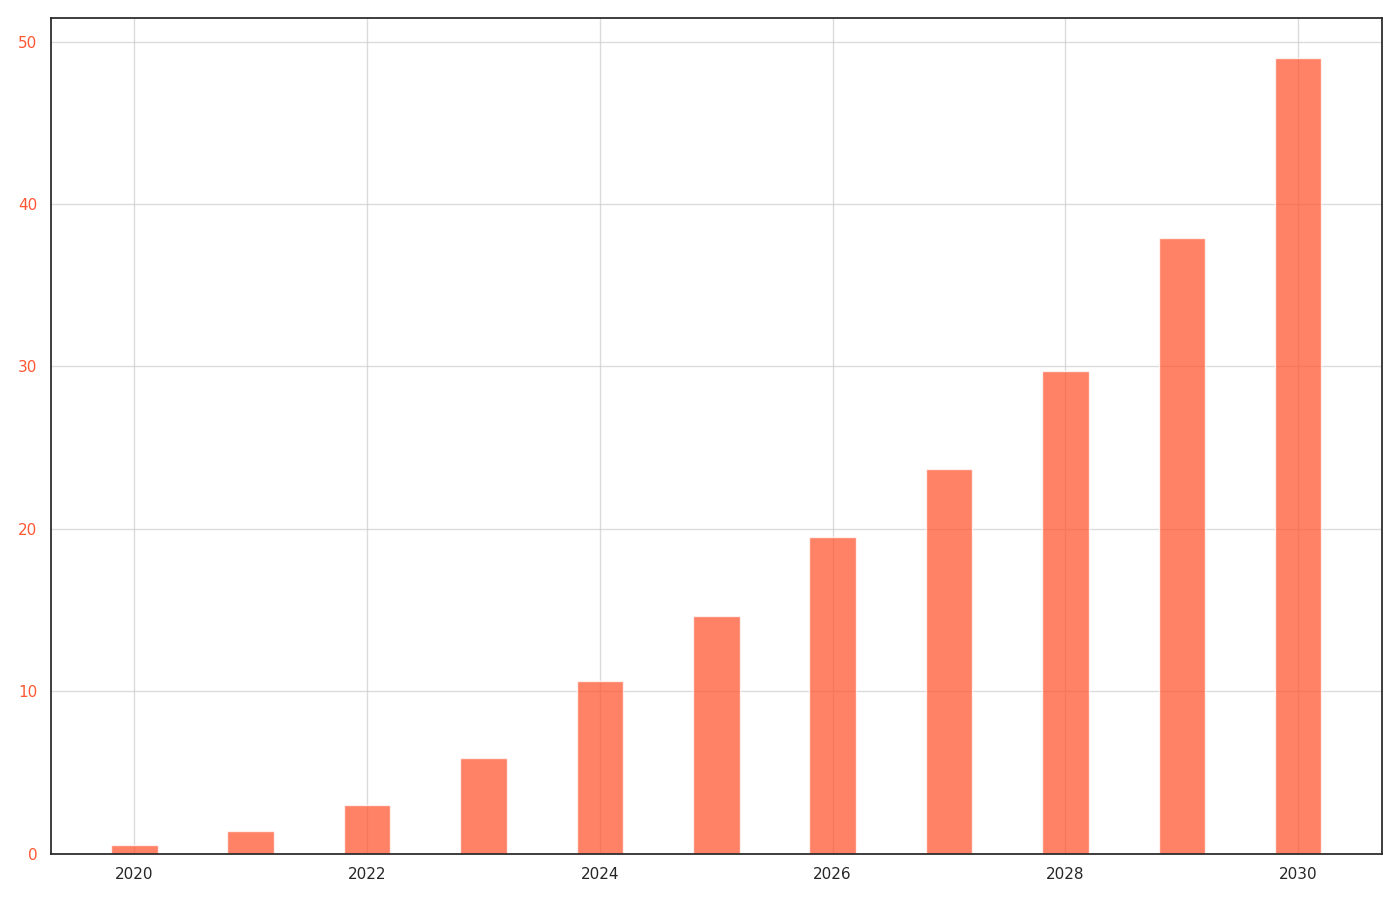

Recreate this plot in Python.
import matplotlib.pyplot as plt
import numpy as np

years = np.arange(2020, 2031)
space_tourists = np.array([0.5, 1.2, 2.5, 5.0, 8.5, 12.0, 15.0, 18.5, 22.0, 28.5, 35.0])
revenue_per_tourist = 1.0
space_revenue = space_tourists * revenue_per_tourist * (1.0 + np.array([0.1, 0.15, 0.2, 0.18, 0.25, 0.22, 0.3, 0.28, 0.35, 0.33, 0.4]))

fig, ax1 = plt.subplots(figsize=(14, 9))

ax1.bar(years, space_revenue, color='#FF5733', alpha=0.75, width=0.4)
ax1.tick_params(axis='y', labelcolor='#FF5733')

ax1.grid(True, linestyle='-', alpha=0.7)

fig.tight_layout()
plt.show()
